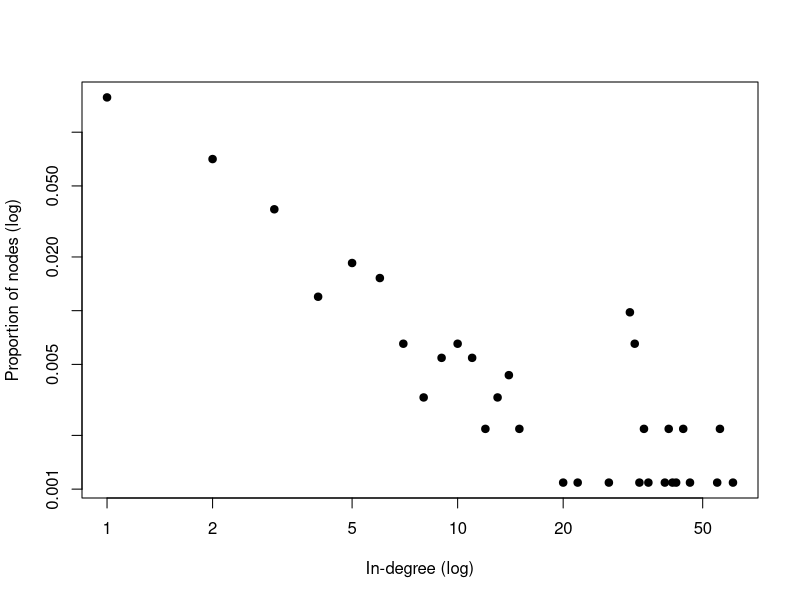
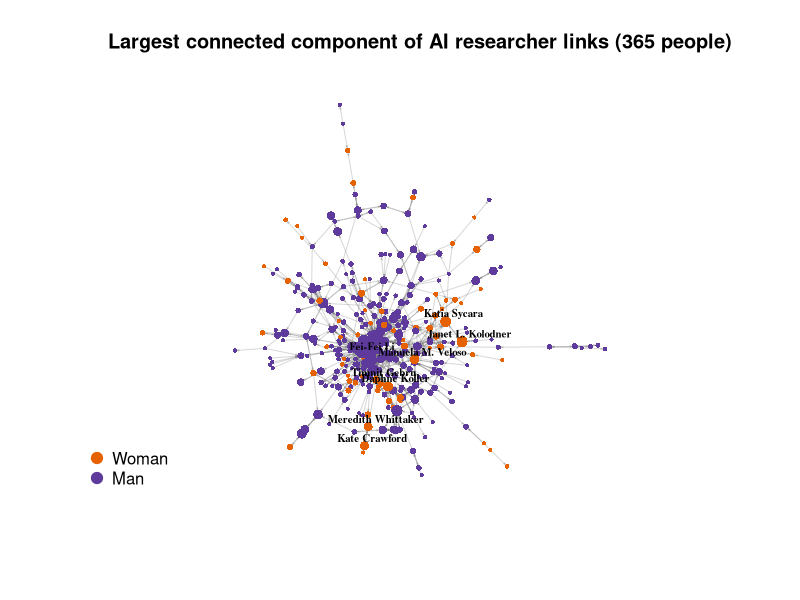
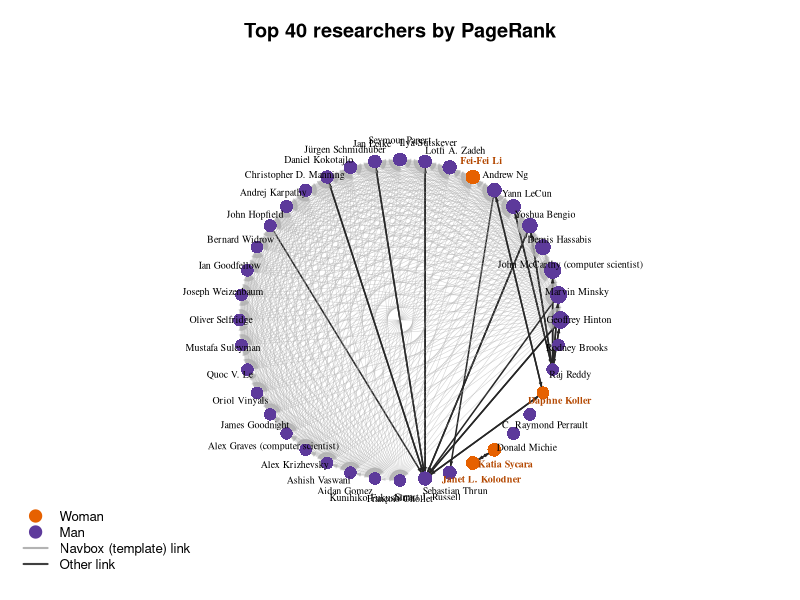
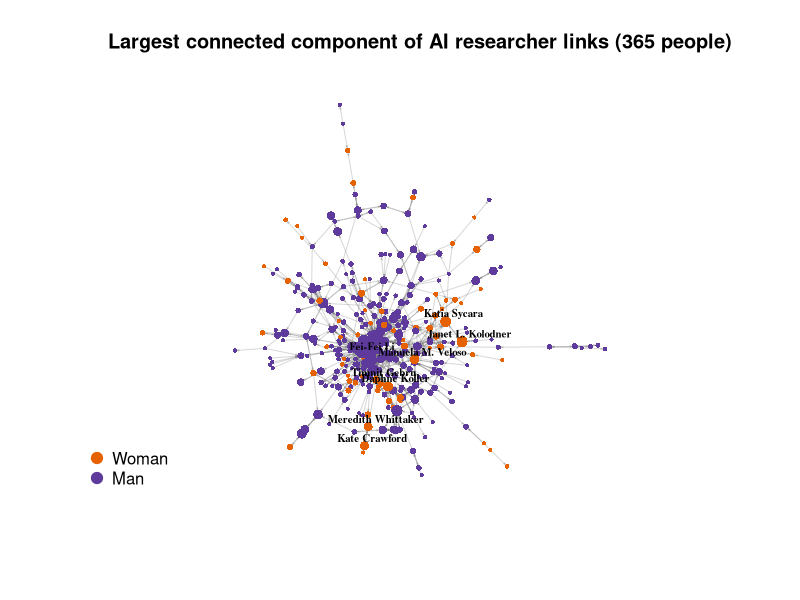
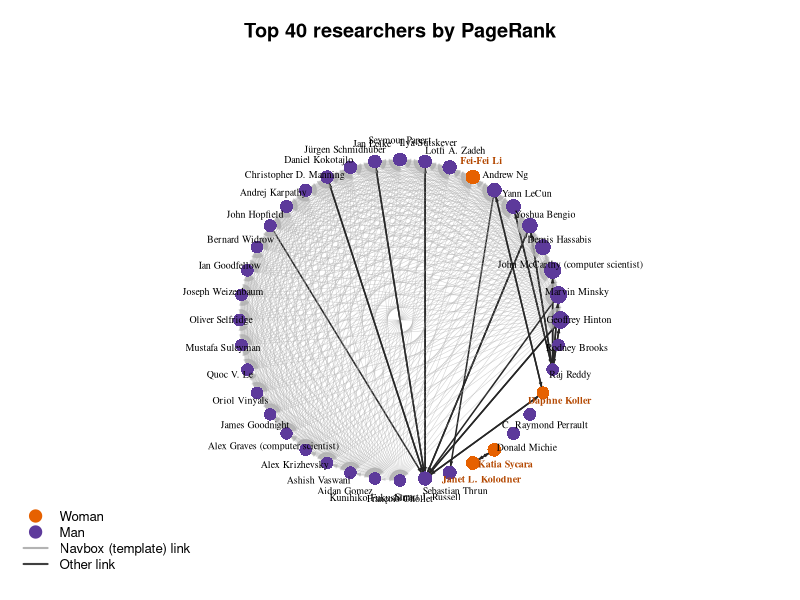

R code for these plots, in order:
## ---- chunk 1
knitr::opts_chunk$set(echo = TRUE, message = FALSE, warning = FALSE)
people = read.csv("data/people.csv", as.is = TRUE, encoding = "UTF-8")
edges  = read.csv("data/edges.csv",  as.is = TRUE)

# same birth year fix as report.Rmd
people$birth_year[people$birth_year == 2000] = NA
people$era = ifelse(is.na(people$birth_year), "unknown",
             ifelse(people$birth_year < 1950, "pre-1950",
             ifelse(people$birth_year < 1970, "1950-69",
             ifelse(people$birth_year < 1990, "1970-89", "1990+"))))
## ---- chunk 2
library(igraph)

# every edge points to someone in the dataset, with no self-links or duplicates
c(in_dataset = all(c(edges$from, edges$to) %in% people$qid),
  self_links = sum(edges$from == edges$to),
  duplicates = sum(duplicated(edges)))

g = graph_from_data_frame(edges, directed = TRUE,
      vertices = people[, c("qid", "title", "gender_group", "era")])
summary(g)

# share of links that go both ways (A -> B and B -> A)
mean(paste(edges$to, edges$from) %in% paste(edges$from, edges$to))
## ---- chunk 3
comp_w = components(g, mode = "weak")
lcc = induced_subgraph(g, which(comp_w$membership == which.max(comp_w$csize)))

data.frame(density         = round(edge_density(g), 4),
           isolates        = sum(degree(g) == 0),
           weak_components = comp_w$no,
           largest_comp    = vcount(lcc),
           lcc_edges       = ecount(lcc),
           lcc_diameter    = diameter(lcc, directed = FALSE),
           lcc_mean_dist   = round(mean_distance(lcc, directed = FALSE), 2))
## ---- chunk 4
iso_tab = table(V(g)$gender_group, ifelse(degree(g) > 0, "connected", "isolated"))
round(prop.table(iso_tab, 1), 2)

ct_iso = chisq.test(iso_tab[c("female", "male"), ])
min(ct_iso$expected)
ct_iso
## ---- chunk 5
dd = degree_distribution(g, mode = "in")
k = which(dd > 0) - 1
k = k[k > 0]
plot(k, dd[k + 1], log = "xy", pch = 19,
     xlab = "In-degree (log)", ylab = "Proportion of nodes (log)")
## ---- chunk 6
hub_ids = V(g)$name[degree(g, mode = "in") >= 28 & degree(g, mode = "out") >= 28]
clique  = induced_subgraph(g, hub_ids)
c(people = vcount(clique), edges = ecount(clique),
  share_of_all_edges = round(ecount(clique) / ecount(g), 2))
table(V(clique)$gender_group)
## ---- chunk 7
# remove only the links between clique members
g_nc = delete_edges(g, E(g)[V(g)[hub_ids] %->% V(g)[hub_ids]])

cent = data.frame(title  = V(g)$title,
                  gender = V(g)$gender_group,
                  era    = V(g)$era,
                  indeg  = degree(g, mode = "in"),
                  pr     = page_rank(g,    damping = 0.8)$vector * vcount(g),
                  pr_nc  = page_rank(g_nc, damping = 0.8)$vector * vcount(g))
cor(cent$indeg, cent$pr, method = "spearman")

# top 10 by PageRank, with and without the clique
top = cent[order(-cent$pr), c("title", "gender", "indeg", "pr")][1:10, ]
top$pr = round(top$pr, 1)
top$no_clique_top10 = cent$title[order(-cent$pr_nc)][1:10]
rownames(top) = NULL
top
## ---- chunk 8
mf = cent[cent$gender != "other/non-binary", ]

# share of women among the 50 most central people (dataset average: 24%)
sapply(c(full = "pr", no_clique = "pr_nc"),
       function(v) mean(cent$gender[order(-cent[[v]])][1:50] == "female"))

top10    = mf$pr    >= quantile(mf$pr,    0.9)
top10_nc = mf$pr_nc >= quantile(mf$pr_nc, 0.9)
round(prop.table(table(mf$gender, top10), 1), 3)

ct = chisq.test(table(mf$gender, top10))
min(ct$expected)
ct
chisq.test(table(mf$gender, top10_nc))$p.value
## ---- chunk 9
ke = mf[mf$era != "unknown", ]
round(xtabs(pr_nc ~ era + gender, ke) / xtabs(~ era + gender, ke), 2)

# group sizes in the youngest era
table(ke$gender[ke$era == "1990+"])
## ---- chunk 10
pr_full = page_rank(g, damping = 0.8)$vector
gender_col = c(female = "#E66100", male = "#5D3A9B", "other/non-binary" = "grey60")
dir.create("figures", showWarnings = FALSE)
## ---- chunk 11
draw_full = function() {
  set.seed(3020)
  pr_l  = pr_full[V(lcc)$name]
  women = V(lcc)$name[V(lcc)$gender_group == "female"]
  top_w = names(sort(pr_l[women], decreasing = TRUE))[1:8]
  plot(lcc, layout = layout_with_fr(lcc),
       vertex.color = gender_col[V(lcc)$gender_group],
       vertex.size  = 1 + 7 * sqrt(pr_l / max(pr_full)),
       vertex.frame.color = NA,
       vertex.label = ifelse(V(lcc)$name %in% top_w, V(lcc)$title, NA),
       vertex.label.cex = 0.65, vertex.label.color = "black",
       vertex.label.dist = 0.8, vertex.label.font = 2,
       edge.arrow.size = 0.1, edge.color = adjustcolor("grey50", 0.3),
       main = "Largest connected component of AI researcher links (365 people)")
  legend("bottomleft", legend = c("Woman", "Man"), pch = 19, bty = "n",
         col = gender_col[c("female", "male")], pt.cex = 1.5)
}
draw_full()

png("figures/rq5_network_full.png", width = 1800, height = 1800, res = 200)
draw_full()
invisible(dev.off())
## ---- chunk 12
top40 = names(sort(pr_full, decreasing = TRUE))[1:40]
sub   = induced_subgraph(g, top40)

# clique members first, then everyone else
ord = c(intersect(top40, hub_ids), setdiff(top40, hub_ids))
sub = permute(sub, match(V(sub)$name, ord))

# a link between two clique members comes from the navbox
from_to = ends(sub, E(sub))
is_nav  = from_to[, 1] %in% hub_ids & from_to[, 2] %in% hub_ids

lay_c = layout_in_circle(sub)
ang   = atan2(lay_c[, 2], lay_c[, 1])

draw_sub = function() {
  par(mar = c(1, 1, 3, 1))
  plot(sub, layout = lay_c, rescale = FALSE, xlim = c(-1.5, 1.5), ylim = c(-1.5, 1.5),
       vertex.color = gender_col[V(sub)$gender_group],
       vertex.size  = 3 + 8 * sqrt(pr_full[V(sub)$name] / max(pr_full)),
       vertex.frame.color = NA,
       vertex.label = V(sub)$title, vertex.label.cex = 0.6,
       vertex.label.color = ifelse(V(sub)$gender_group == "female", "#B34700", "black"),
       vertex.label.font = ifelse(V(sub)$gender_group == "female", 2, 1),
       vertex.label.dist = 1.6, vertex.label.degree = -ang,
       edge.arrow.size = 0.2, edge.width = ifelse(is_nav, 0.5, 1.5),
       edge.color = ifelse(is_nav, adjustcolor("grey70", 0.35), "grey15"),
       main = "Top 40 researchers by PageRank")
  legend("bottomleft", bty = "n", cex = 0.8,
         legend = c("Woman", "Man", "Navbox (template) link", "Other link"),
         col = c(gender_col[c("female", "male")], "grey70", "grey25"),
         pch = c(19, 19, NA, NA), lty = c(NA, NA, 1, 1), lwd = 2, pt.cex = 1.5)
}
draw_sub()

png("figures/rq5_top40.png", width = 1800, height = 1800, res = 200)
draw_sub()
invisible(dev.off())
## ---- chunk 13
women40 = V(sub)$title[V(sub)$gender_group == "female"]
## ---- chunk 14
net = data.frame(gender   = V(g)$gender_group,
                 created  = people$created_year[match(V(g)$name, people$qid)],
                 indeg    = degree(g, mode = "in"),
                 isolated = degree(g) == 0,
                 pr       = page_rank(g, damping = 0.8)$vector * vcount(g))
net = net[net$gender != "other/non-binary", ]
net$top10 = net$pr >= quantile(net$pr, 0.9)

cor(net$created, net$indeg, method = "spearman")
tapply(net$created, net$gender, median)

# repeat both gender tests separately for older and newer articles
net$period = ifelse(net$created < 2015, "before 2015", "2015 onwards")
res = NULL
for (p in c("before 2015", "2015 onwards")) {
  s = net[net$period == p, ]
  ct_iso = chisq.test(table(s$gender, s$isolated))
  ct_top = chisq.test(table(s$gender, s$top10))
  res = rbind(res, data.frame(
    period         = p,
    women_isolated = round(mean(s$isolated[s$gender == "female"]), 2),
    men_isolated   = round(mean(s$isolated[s$gender == "male"]), 2),
    p_isolated     = round(ct_iso$p.value, 3),
    women_top10    = round(mean(s$top10[s$gender == "female"]), 3),
    men_top10      = round(mean(s$top10[s$gender == "male"]), 3),
    p_top10        = round(ct_top$p.value, 3),
    min_expected   = round(min(ct_iso$expected, ct_top$expected), 1)))
}
res
